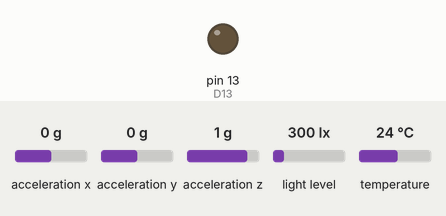
Recording of a sketch running on a simulated Arduino Leonardo, built with avr-gcc and run on an emulated ATmega32U4. Parts: output pins drawn as LEDs (lit = HIGH). Wiring (inferred from the names in the program): BH1750 light sensor at I2C address 0x23; LM75 temperature sensor at I2C address 0x48; LM75 temperature sensor at I2C address 0x49; LM75 temperature sensor at I2C address 0x4A; LM75 temperature sensor at I2C address 0x4B; LM75 temperature sensor at I2C address 0x4C; LM75 temperature sensor at I2C address 0x4D; LM75 temperature sensor at I2C address 0x4E; ADXL345 accelerometer at I2C address 0x53; BH1750 light sensor at I2C address 0x5C. The inputs (shaded band) are chosen by the test bench; at power-on: light level 300 lx, acceleration x 0 g, acceleration y 0 g, acceleration z 1 g, temperature 24 °C.

Above: at 1.3 s.
1.4 s: light level set to 54 lx
2.9 s: light level set to 45 lx
At 4.2 s:
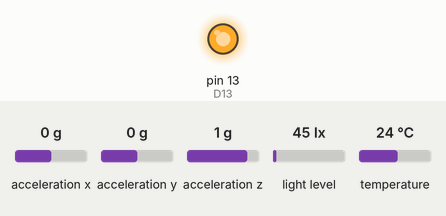
4.5 s: acceleration x set to -0.9 g
6.0 s: acceleration x set to -1.2 g
At 7.3 s:
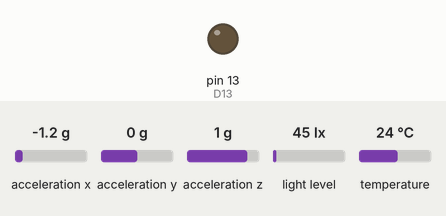
7.6 s: acceleration x set to -0.8 g
At 8.9 s:
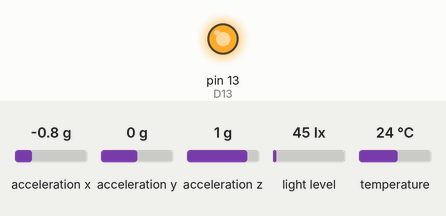
Timing chart, 0 to 10.2 s (numbered marks = the images above; inputs shaded):
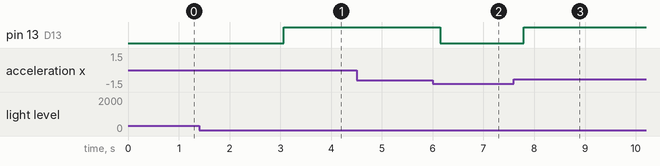

Measured:
- the behaviour switches between 51 and 50 lx on light level (found by bisection; images 0 and 1)
- the behaviour switches between -1 and -1.1 g on acceleration x (found by bisection; images 1 and 2)
- after the input at 1.4 s, every drawn part: stays the same
- after the input at 2.9 s, pin 13 (D13): LOW → HIGH after 0.16 s
- after the input at 4.5 s, every drawn part: stays the same
- after the input at 6.0 s, pin 13 (D13): HIGH → LOW after 0.15 s
- after the input at 7.6 s, pin 13 (D13): LOW → HIGH after 0.19 s

The sketch:

Phase2_arduino_micro_16_B1.ino
```cpp
// Separate native AVR adaptation: persistent state, int32_t arithmetic, header aliases and SPISettings API.
#include <Wire.h>
#include <SPI.h>
#include <math.h>
#include <stdint.h>
static_assert(sizeof(int)==2, "Expected AVR int ABI");
static_assert(sizeof(int32_t)==4, "Register arithmetic must use 32-bit state");
#ifndef D0
#define D0 0
#endif
#ifndef D1
#define D1 1
#endif
#ifndef D2
#define D2 2
#endif
#ifndef D3
#define D3 3
#endif
#ifndef D4
#define D4 4
#endif
#ifndef D5
#define D5 5
#endif
#ifndef D6
#define D6 6
#endif
#ifndef D7
#define D7 7
#endif
#ifndef D8
#define D8 8
#endif
#ifndef D9
#define D9 9
#endif
#ifndef D10
#define D10 10
#endif
#ifndef D11
#define D11 11
#endif
#ifndef D12
#define D12 12
#endif
#ifndef D13
#define D13 13
#endif
#ifndef D14
#define D14 14
#endif
#ifndef D15
#define D15 15
#endif
#ifndef D16
#define D16 16
#endif
#ifndef D17
#define D17 17
#endif
#ifndef D18
#define D18 18
#endif
#ifndef D19
#define D19 19
#endif
#ifndef D20
#define D20 20
#endif
#ifndef D21
#define D21 21
#endif
#ifndef D22
#define D22 22
#endif
#ifndef D23
#define D23 23
#endif
#ifndef D24
#define D24 24
#endif
#ifndef D25
#define D25 25
#endif
#ifndef D26
#define D26 26
#endif
#ifndef D27
#define D27 27
#endif
#ifndef D28
#define D28 28
#endif
#ifndef D29
#define D29 29
#endif
#ifndef D30
#define D30 30
#endif
#ifndef D31
#define D31 31
#endif
#ifndef D32
#define D32 32
#endif
#ifndef D33
#define D33 33
#endif
#ifndef D34
#define D34 34
#endif
#ifndef D35
#define D35 35
#endif
#ifndef D36
#define D36 36
#endif
#ifndef D37
#define D37 37
#endif
#ifndef D38
#define D38 38
#endif
#ifndef D39
#define D39 39
#endif
#ifndef D40
#define D40 40
#endif
#ifndef D41
#define D41 41
#endif
#ifndef D42
#define D42 42
#endif
#ifndef D43
#define D43 43
#endif
#ifndef D44
#define D44 44
#endif
#ifndef D45
#define D45 45
#endif
#ifndef D46
#define D46 46
#endif
#ifndef D47
#define D47 47
#endif
#ifndef D48
#define D48 48
#endif
#ifndef D49
#define D49 49
#endif
#ifndef D50
#define D50 50
#endif
#ifndef D51
#define D51 51
#endif
#ifndef D52
#define D52 52
#endif
#ifndef D53
#define D53 53
#endif
#ifndef D54
#define D54 54
#endif
#ifndef D55
#define D55 55
#endif
#ifndef D56
#define D56 56
#endif
#ifndef D57
#define D57 57
#endif
#ifndef D58
#define D58 58
#endif
#ifndef D59
#define D59 59
#endif
#ifndef D60
#define D60 60
#endif
#ifndef D61
#define D61 61
#endif
#ifndef D62
#define D62 62
#endif
#ifndef D63
#define D63 63
#endif
#ifndef D64
#define D64 64
#endif
#ifndef D65
#define D65 65
#endif
#ifndef D66
#define D66 66
#endif
#ifndef D67
#define D67 67
#endif
#ifndef D68
#define D68 68
#endif
#ifndef D69
#define D69 69
#endif
int32_t cycles;
int32_t faults;
int32_t alarm;
double ax;
double t0;
double t1;
double t2;
double t3;
double t4;
double t5;
double t6;
double lux0;
int32_t lightInit0;
double lux1;
int32_t lightInit1;
// Smart streetlight monitoring: seven LM75B channels, two BH1750FVI and one ADXL345.
// Nominal monitored subsystem; see spec.json for absent application functions.
void setup(){Wire.begin();Serial1.begin(115200);pinMode(D13,OUTPUT);cycles=0;faults=0;alarm=0;ax=0;t0=0;t1=0;t2=0;t3=0;t4=0;t5=0;t6=0;lux0=0;lightInit0=0;lux1=0;lightInit1=0;Wire.beginTransmission(83);Wire.write(49);Wire.write(8);Wire.endTransmission();Wire.beginTransmission(83);Wire.write(45);Wire.write(8);Wire.endTransmission();Wire.beginTransmission(35);Wire.write(16);lightInit0=Wire.endTransmission();Wire.beginTransmission(92);Wire.write(16);lightInit1=Wire.endTransmission();delay(180);}
void loop(){faults=0;Wire.beginTransmission(72);Wire.write(0);int32_t a0=Wire.endTransmission(false);int32_t n0=Wire.requestFrom(72,2);int32_t h0=Wire.read();int32_t l0=Wire.read();int32_t r0=h0*256+l0;if(r0>=32768){r0=r0-65536;}if(a0==0 && n0==2){t0=r0/256.0;}else{faults=faults+1;}Wire.beginTransmission(73);Wire.write(0);int32_t a1=Wire.endTransmission(false);int32_t n1=Wire.requestFrom(73,2);int32_t h1=Wire.read();int32_t l1=Wire.read();int32_t r1=h1*256+l1;if(r1>=32768){r1=r1-65536;}if(a1==0 && n1==2){t1=r1/256.0;}else{faults=faults+1;}Wire.beginTransmission(74);Wire.write(0);int32_t a2=Wire.endTransmission(false);int32_t n2=Wire.requestFrom(74,2);int32_t h2=Wire.read();int32_t l2=Wire.read();int32_t r2=h2*256+l2;if(r2>=32768){r2=r2-65536;}if(a2==0 && n2==2){t2=r2/256.0;}else{faults=faults+1;}Wire.beginTransmission(75);Wire.write(0);int32_t a3=Wire.endTransmission(false);int32_t n3=Wire.requestFrom(75,2);int32_t h3=Wire.read();int32_t l3=Wire.read();int32_t r3=h3*256+l3;if(r3>=32768){r3=r3-65536;}if(a3==0 && n3==2){t3=r3/256.0;}else{faults=faults+1;}Wire.beginTransmission(76);Wire.write(0);int32_t a4=Wire.endTransmission(false);int32_t n4=Wire.requestFrom(76,2);int32_t h4=Wire.read();int32_t l4=Wire.read();int32_t r4=h4*256+l4;if(r4>=32768){r4=r4-65536;}if(a4==0 && n4==2){t4=r4/256.0;}else{faults=faults+1;}Wire.beginTransmission(77);Wire.write(0);int32_t a5=Wire.endTransmission(false);int32_t n5=Wire.requestFrom(77,2);int32_t h5=Wire.read();int32_t l5=Wire.read();int32_t r5=h5*256+l5;if(r5>=32768){r5=r5-65536;}if(a5==0 && n5==2){t5=r5/256.0;}else{faults=faults+1;}Wire.beginTransmission(78);Wire.write(0);int32_t a6=Wire.endTransmission(false);int32_t n6=Wire.requestFrom(78,2);int32_t h6=Wire.read();int32_t l6=Wire.read();int32_t r6=h6*256+l6;if(r6>=32768){r6=r6-65536;}if(a6==0 && n6==2){t6=r6/256.0;}else{faults=faults+1;}int32_t nl0=Wire.requestFrom(35,2);int32_t hl0=Wire.read();int32_t ll0=Wire.read();if(nl0==2 && lightInit0==0){lux0=(hl0*256+ll0)/1.2;}else{faults=faults+1;}int32_t nl1=Wire.requestFrom(92,2);int32_t hl1=Wire.read();int32_t ll1=Wire.read();if(nl1==2 && lightInit1==0){lux1=(hl1*256+ll1)/1.2;}else{faults=faults+1;}Wire.beginTransmission(83);Wire.write(50);int32_t aa=Wire.endTransmission(false);int32_t na=Wire.requestFrom(83,2);int32_t la=Wire.read();int32_t ha=Wire.read();int32_t ra=ha*256+la;if(ra>=32768){ra=ra-65536;}if(aa==0 && na==2){ax=ra*.0039;}else{faults=faults+1;}alarm=0;if(lux0<50 && lux1<50){alarm=1;}if(t0>70){alarm=0;}if(t1>70){alarm=0;}if(t2>70){alarm=0;}if(t3>70){alarm=0;}if(t4>70){alarm=0;}if(t5>70){alarm=0;}if(t6>70){alarm=0;}if(abs(ax)>1){alarm=0;}if(faults>0){alarm=1;}digitalWrite(D13,alarm);Serial1.print(cycles);Serial1.print(":");Serial1.println(faults);cycles=cycles+1;delay(200);}
```
